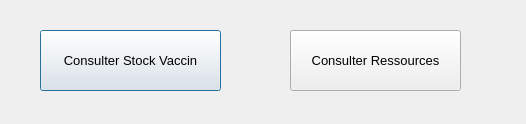
<?xml version="1.0" encoding="UTF-8"?>
<ui version="4.0">
 <class>DialogChoixStock</class>
 <widget class="QDialog" name="DialogChoixStock">
  <property name="geometry">
   <rect>
    <x>0</x>
    <y>0</y>
    <width>526</width>
    <height>124</height>
   </rect>
  </property>
  <property name="windowTitle">
   <string>Dialog</string>
  </property>
  <widget class="QPushButton" name="ButtonConsulterVaccin">
   <property name="geometry">
    <rect>
     <x>40</x>
     <y>30</y>
     <width>181</width>
     <height>61</height>
    </rect>
   </property>
   <property name="font">
    <font>
     <pointsize>10</pointsize>
    </font>
   </property>
   <property name="text">
    <string>Consulter Stock Vaccin</string>
   </property>
  </widget>
  <widget class="QPushButton" name="ButtonConsutlerRessource">
   <property name="geometry">
    <rect>
     <x>290</x>
     <y>30</y>
     <width>171</width>
     <height>61</height>
    </rect>
   </property>
   <property name="font">
    <font>
     <pointsize>10</pointsize>
    </font>
   </property>
   <property name="text">
    <string>Consulter Ressources</string>
   </property>
  </widget>
 </widget>
 <resources/>
 <connections/>
</ui>
